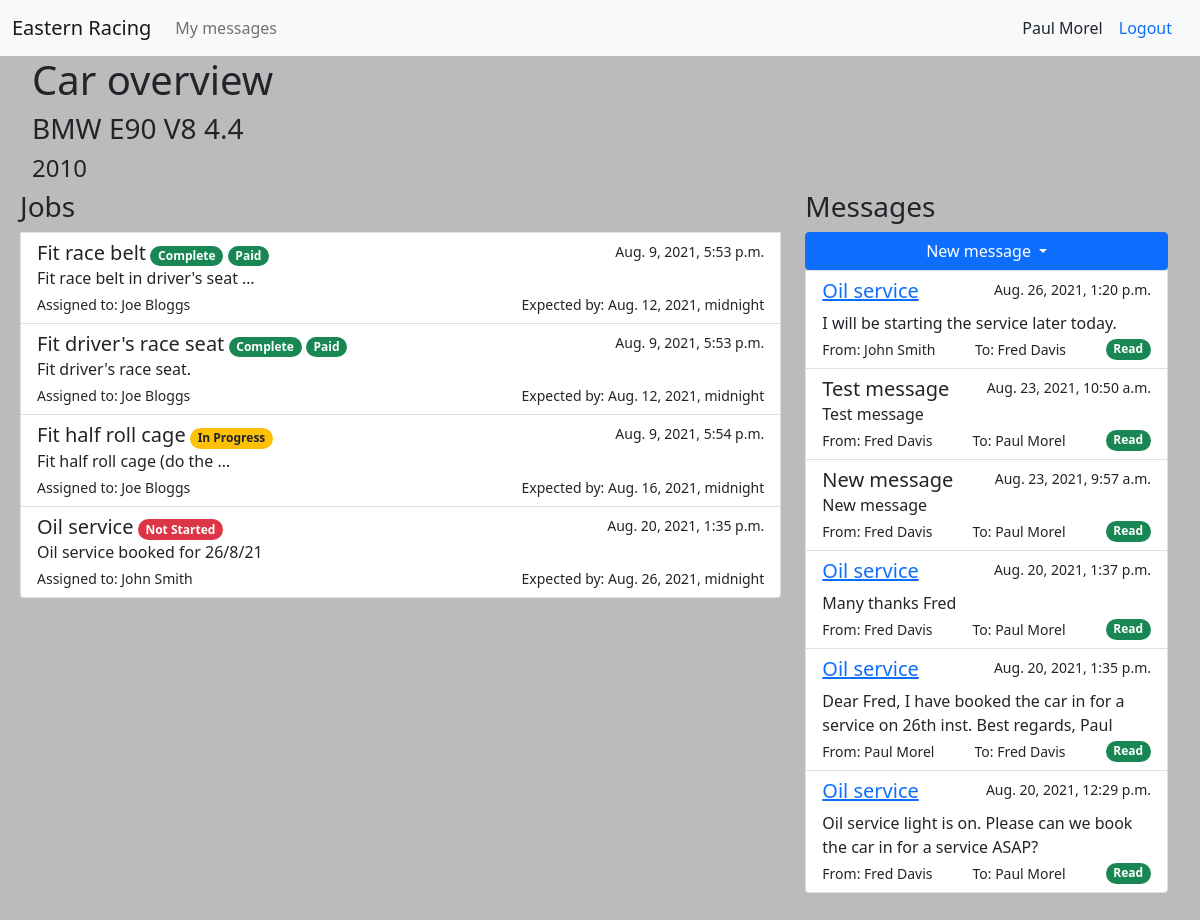
The app's page /cars/1/ (signed in), older data.
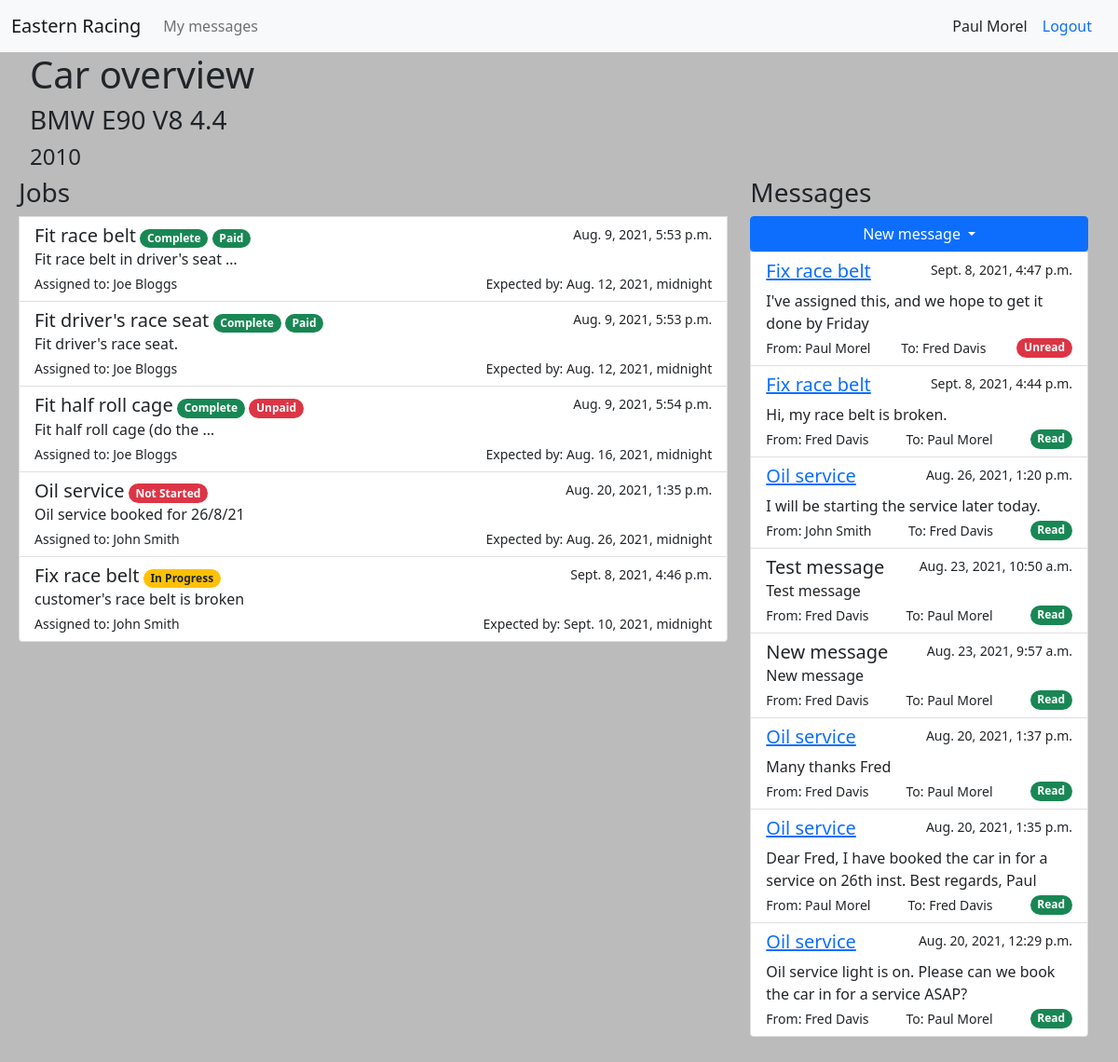
The same page, newer data.
### cars/models.py (models this page shows, shortened)
class Job(models.Model):
    title = models.CharField(max_length=300)
    description = models.TextField()
    car = models.ForeignKey(Car, on_delete=models.PROTECT)
    employee = models.ForeignKey(Employee, on_delete=models.PROTECT, related_name='assigned_job')
    manager = models.ForeignKey(Manager, on_delete=models.PROTECT, related_name='supervised_job')
    in_progress = models.BooleanField(default=False)
    complete = models.BooleanField(default=False)
    paid = models.BooleanField(default=False)
    estimated_time = models.DurationField(default=timedelta())
    created = models.DateTimeField(auto_now_add=True)
    updated = models.DateTimeField(auto_now=True)
    expected_complete = models.DateTimeField(blank=True)
    invoiced = models.BooleanField(default=False)
    def __str__(self):
        return self.title

class Message(models.Model):
    sender = models.ForeignKey(User, on_delete=models.PROTECT, related_name='message_sender')
    recipient = models.ForeignKey(User, on_delete=models.PROTECT, related_name='message_recipient')
    car = models.ForeignKey(Car, on_delete=models.PROTECT, null=True, blank=True)
    job = models.ForeignKey(Job, on_delete=models.PROTECT, null=True, blank=True)
    subject = models.CharField(max_length=200)
    body = models.TextField()
    unread = models.BooleanField(default=True)
    created = models.DateTimeField(auto_now_add=True)

### accounts/models.py (models this page shows)
class Employee(models.Model):
    user = models.OneToOneField(User, on_delete=models.CASCADE)
    hourly_rate = models.DecimalField(max_digits=10, decimal_places=2)
    def __str__(self):
        return f"{self.user.first_name} {self.user.last_name}"

class User(AbstractUser):
    pass
    def __str__(self):
        return f"{self.first_name} {self.last_name}"

### cars/views.py (the view)
# urls.py: path('<str:pk>/', views.car_overview, name='car-overview'),
@login_required
def car_overview(request, pk):
    if request.method == 'POST':
        if request.POST['form_type'] == 'job':
            job_form = JobForm(request.POST)
            job_form.save()
        return HttpResponseRedirect(reverse('cars:car-overview', args=(pk,)))
    context = {}
    car = get_object_or_404(Car, id=pk)
    context['car'] = car
    context['jobs'] = car.job_set.all()
    if request.session['role'] == 'Customer':
        context['message_form'] = MessageForm(initial={'car': car, 'sender': request.user, 'recipient': Manager.objects.get(id=1).user})
        if request.user != car.owner.user:
            return redirect('cars:home')
    elif request.session['role'] == 'Manager':
        context['job_form'] = JobForm(initial={'car': car, 'manager': request.user})
        context['message_form'] = MessageForm(initial={'car': car, 'sender': request.user, 'recipient': car.owner.user})
    elif request.session['role'] == 'Employee':
        context['message_form'] = MessageForm(initial={'car': car, 'sender': request.user, 'recipient': car.owner.user})
    context['messages'] = car.message_set.all().order_by('-created')
    return render(request, 'cars/car_overview.html', context)

### cars/templates/cars/car_overview.html (shortened to what this page needs)
{% extends 'cars/base.html' %}
{% load crispy_forms_tags %}
{% block content %}
<h1>Car overview</h1>
<h3>{{ car.model_name }}</h3>
<h4>{{ car.year }}</h4>
<div class="row">
  <div class="list-group col-8">
    <h3>Jobs</h3>
    {% for job in car.job_set.all %}
    <a href="{% url 'cars:job-details' job.id %}" class="list-group-item list-group-item-action">
      <div class="d-flex w-100 justify-content-between">
        <div>
          <h5 class="mb-1 d-inline">{{ job.title }}</h5>
          {% if job.complete %}
          <span class="badge rounded-pill bg-success">Complete</span>
            {% if job.paid %}
              <span class="badge rounded-pill bg-success">Paid</span>
            {% else %}
              <span class="badge rounded-pill bg-danger">Unpaid</span>
            {% endif %}
          {% elif job.in_progress %}
          <span class="badge rounded-pill bg-warning text-dark">In Progress</span>
          {% else %}
          <span class="badge rounded-pill bg-danger">Not Started</span>
          {% endif %}
        </div>
        <small>{{ job.created }}</small>
      </div>
      <p class="mb-1">{{ job.description|truncatewords:6 }}</p>
      <div class="d-flex w-100 justify-content-between">
        <small>Assigned to: {{ job.employee }}</small>
        <small>Expected by: {{ job.expected_complete }}</small>
      </div>
    </a>
    {% endfor %}
  </div>
  <div class="col-4">
    <div class="list-group">
      <h3>Messages</h3>
      <div class="btn-group">
        <button type="button" class="btn btn-primary dropdown-toggle" data-bs-toggle="dropdown" aria-expanded="false">
          New message
        </button>
      </div>
      {% for message in messages %}
      <div class="list-group-item list-group-item-action">
        <div class="d-flex w-100 justify-content-between">
          <div>
            {% if message.job %}
            <h5><a href="{% url 'cars:job-details' message.job.id %}" class="mb-1 d-inline">{{ message.job }}</a></h5>
            {% else %}
            <h5 class="mb-1 d-inline">{{ message.subject }}</h5>
            {% endif %}
          </div>
          <small>{{ message.created }}</small>
        </div>
        <p class="mb-1">{{ message.body }}</p>
        <div class="d-flex w-100 justify-content-between">
          <small>From: {{ message.sender }}</small>
          <small>To: {{ message.recipient }}</small>
          {% if message.unread %}
            <span class="badge rounded-pill bg-danger">Unread</span>
          {% else %}
            <span class="badge rounded-pill bg-success">Read</span>
          {% endif %}
        </div>
      </div>
      {% endfor %}
    </div>
  </div>
</div>
{% endblock content %}

Row changes from the older to the newer data that the page shows:
changed Job "Fit half roll cage": complete "In Progress" → "Complete Unpaid"
added Job: title "Fix race belt", complete "In Progress", created "Sept. 8, 2021, 4:46 p.m.", description "customer's race belt is broken", employee "John Smith", expected_complete "Sept. 10, 2021, midnight"
added Message: job "Fix race belt", created "Sept. 8, 2021, 4:47 p.m.", body "I've assigned this, and we hope to get it done by Friday", sender "Paul Morel", recipient "Fred Davis", unread "Unread"
added Message: job "Fix race belt", created "Sept. 8, 2021, 4:44 p.m.", body "Hi, my race belt is broken.", sender "Fred Davis", recipient "Paul Morel", unread "Read"
